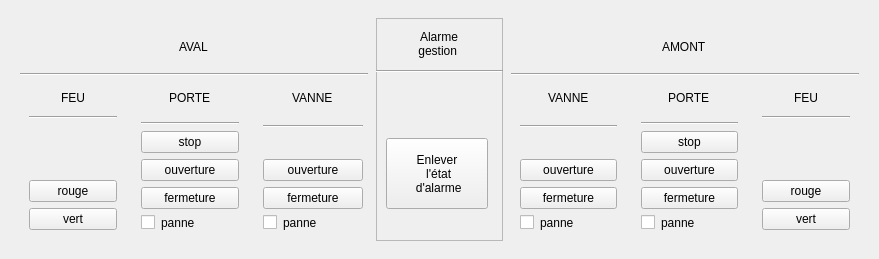
    <widget class="QWidget" name="page_manuelle">
     <widget class="QFrame" name="Frame_manuelle">
      <property name="geometry">
       <rect>
        <x>9</x>
        <y>9</y>
        <width>861</width>
        <height>241</height>
       </rect>
      </property>
      <property name="styleSheet">
       <string notr="true">border-width: 0px;</string>
      </property>
      <layout class="QHBoxLayout" name="horizontalFrame_manuelle">
       <item>
        <widget class="QFrame" name="frame_aval">
         <property name="styleSheet">
          <string notr="true">border-color: gray;
border-width: 1px;
width: 80;
float: left;</string>
         </property>
         <layout class="QVBoxLayout" name="verticalLayout_aval">
          <property name="leftMargin">
           <number>2</number>
          </property>
          <property name="topMargin">
           <number>9</number>
          </property>
          <property name="rightMargin">
           <number>2</number>
          </property>
          <property name="bottomMargin">
           <number>2</number>
          </property>
          <item alignment="Qt::AlignHCenter">
           <widget class="QLabel" name="aval_title">
            <property name="styleSheet">
             <string notr="true">max-height: 40px;
border-width: 0px;
</string>
            </property>
            <property name="text">
             <string>AVAL</string>
            </property>
           </widget>
          </item>
          <item>
           <widget class="Line" name="line_aval">
            <property name="orientation">
             <enum>Qt::Horizontal</enum>
            </property>
           </widget>
          </item>
          <item>
           <layout class="QHBoxLayout" name="horizontalLayout_aval">
            <item>
             <widget class="QFrame" name="frame_feu_aval">
              <layout class="QVBoxLayout" name="verticalLayout_feu_aval">
               <item alignment="Qt::AlignHCenter|Qt::AlignTop">
                <widget class="QLabel" name="feu_aval_title">
                 <property name="text">
                  <string>FEU</string>
                 </property>
                </widget>
               </item>
               <item>
                <widget class="Line" name="line_feu_aval">
                 <property name="orientation">
                  <enum>Qt::Horizontal</enum>
                 </property>
                </widget>
               </item>
               <item>
                <spacer name="horizontalSpacer_feu_aval">
                 <property name="orientation">
                  <enum>Qt::Horizontal</enum>
                 </property>
                 <property name="sizeHint" stdset="0">
                  <size>
                   <width>40</width>
                   <height>55</height>
                  </size>
                 </property>
                </spacer>
               </item>
               <item>
                <widget class="QPushButton" name="feu_aval_rouge">
                 <property name="text">
                  <string>rouge</string>
                 </property>
                </widget>
               </item>
               <item>
                <widget class="QPushButton" name="feu_aval_vert">
                 <property name="text">
                  <string>vert</string>
                 </property>
                </widget>
               </item>
              </layout>
             </widget>
            </item>
            <item>
             <widget class="QFrame" name="frame_porte_aval">
              <layout class="QVBoxLayout" name="verticalLayout_porte_aval">
               <item alignment="Qt::AlignHCenter|Qt::AlignTop">
                <widget class="QLabel" name="porte_aval_title">
                 <property name="text">
                  <string>PORTE</string>
                 </property>
                </widget>
               </item>
               <item>
                <widget class="Line" name="line_port_aval">
                 <property name="orientation">
                  <enum>Qt::Horizontal</enum>
                 </property>
                </widget>
               </item>
               <item>
                <widget class="QPushButton" name="porte_aval_stop">
                 <property name="text">
                  <string>stop</string>
                 </property>
                </widget>
               </item>
               <item>
                <widget class="QPushButton" name="porte_aval_ouverture">
                 <property name="text">
                  <string>ouverture</string>
                 </property>
                </widget>
               </item>
               <item>
                <widget class="QPushButton" name="porte_aval_fermeture">
                 <property name="text">
                  <string>fermeture</string>
                 </property>
                </widget>
               </item>
               <item>
                <widget class="QCheckBox" name="porte_aval_panne">
                 <property name="text">
                  <string>panne</string>
                 </property>
                </widget>
               </item>
              </layout>
             </widget>
            </item>
            <item>
             <widget class="QFrame" name="frame_vanne_aval">
              <layout class="QVBoxLayout" name="verticalLayout_vanne_aval">
               <property name="rightMargin">
                <number>5</number>
               </property>
               <item alignment="Qt::AlignHCenter|Qt::AlignTop">
                <widget class="QLabel" name="vanne_aval_title">
                 <property name="text">
                  <string>VANNE</string>
                 </property>
                </widget>
               </item>
               <item>
                <widget class="Line" name="line_vanne_aval">
                 <property name="orientation">
                  <enum>Qt::Horizontal</enum>
                 </property>
                </widget>
               </item>
               <item>
                <spacer name="horizontalSpacer_vanne_aval">
                 <property name="orientation">
                  <enum>Qt::Horizontal</enum>
                 </property>
                 <property name="sizeHint" stdset="0">
                  <size>
                   <width>40</width>
                   <height>25</height>
                  </size>
                 </property>
                </spacer>
               </item>
               <item>
                <widget class="QPushButton" name="vanne_aval_ouverture">
                 <property name="text">
                  <string>ouverture</string>
                 </property>
                </widget>
               </item>
               <item>
                <widget class="QPushButton" name="vanne_aval_fermeture">
                 <property name="text">
                  <string>fermeture</string>
                 </property>
                </widget>
               </item>
               <item>
                <widget class="QCheckBox" name="vanne_aval_panne">
                 <property name="text">
                  <string>panne</string>
                 </property>
                </widget>
               </item>
              </layout>
             </widget>
            </item>
           </layout>
          </item>
         </layout>
        </widget>
       </item>
       <item>
        <widget class="QFrame" name="frame_alarm_gestion">
         <property name="styleSheet">
          <string notr="true">max-width: 200px;
width: 125px;
min-width: 100px;
border-width: 1px;
border-color: gray;</string>
         </property>
         <property name="frameShape">
          <enum>QFrame::StyledPanel</enum>
         </property>
         <property name="frameShadow">
          <enum>QFrame::Raised</enum>
         </property>
         <widget class="QPushButton" name="remove_alarm">
          <property name="geometry">
           <rect>
            <x>10</x>
            <y>120</y>
            <width>102</width>
            <height>71</height>
           </rect>
          </property>
          <property name="styleSheet">
           <string notr="true">width: 80px;</string>
          </property>
          <property name="text">
           <string>Enlever 
 l'état 
 d'alarme</string>
          </property>
         </widget>
         <widget class="QLabel" name="alarm_gestion_title">
          <property name="geometry">
           <rect>
            <x>10</x>
            <y>0</y>
            <width>100</width>
            <height>51</height>
           </rect>
          </property>
          <property name="styleSheet">
           <string notr="true">max-width: 100;
width: 50px;
text-align: center;
border-width: 0px;</string>
          </property>
          <property name="text">
           <string>  Alarme 
 gestion</string>
          </property>
          <property name="alignment">
           <set>Qt::AlignCenter</set>
          </property>
         </widget>
         <widget class="Line" name="line_alarme_gestion">
          <property name="geometry">
           <rect>
            <x>0</x>
            <y>52</y>
            <width>127</width>
            <height>3</height>
           </rect>
          </property>
          <property name="orientation">
           <enum>Qt::Horizontal</enum>
          </property>
         </widget>
        </widget>
       </item>
       <item>
        <widget class="QFrame" name="frame_amont">
         <property name="styleSheet">
          <string notr="true">border-width: 1px;
border-color: gray;
width: 80px;
float: right;</string>
         </property>
         <layout class="QVBoxLayout" name="verticalLayout_amont">
          <property name="leftMargin">
           <number>2</number>
          </property>
          <property name="topMargin">
           <number>9</number>
          </property>
          <property name="rightMargin">
           <number>2</number>
          </property>
          <property name="bottomMargin">
           <number>2</number>
          </property>
          <item alignment="Qt::AlignHCenter">
           <widget class="QLabel" name="amont_title">
            <property name="styleSheet">
             <string notr="true">max-height: 40px;
border-width: 0px;</string>
            </property>
            <property name="text">
             <string>AMONT</string>
            </property>
           </widget>
          </item>
          <item>
           <widget class="Line" name="line_amont">
            <property name="styleSheet">
             <string notr="true">min-width: 300;</string>
            </property>
            <property name="orientation">
             <enum>Qt::Horizontal</enum>
            </property>
           </widget>
          </item>
          <item>
           <layout class="QHBoxLayout" name="horizontalLayout_amont">
            <item>
             <widget class="QFrame" name="frame_vanne_amont">
              <layout class="QVBoxLayout" name="verticalLayout_vanne_amont">
               <item alignment="Qt::AlignHCenter|Qt::AlignTop">
                <widget class="QLabel" name="vanne_amont_title">
                 <property name="text">
                  <string>VANNE</string>
                 </property>
                </widget>
               </item>
               <item>
                <widget class="Line" name="line_vanne_amont">
                 <property name="orientation">
                  <enum>Qt::Horizontal</enum>
                 </property>
                </widget>
               </item>
               <item>
                <spacer name="horizontalSpacer_vanne_amont">
                 <property name="orientation">
                  <enum>Qt::Horizontal</enum>
                 </property>
                 <property name="sizeHint" stdset="0">
                  <size>
                   <width>40</width>
                   <height>25</height>
                  </size>
                 </property>
                </spacer>
               </item>
               <item>
                <widget class="QPushButton" name="vanne_amont_ouverture">
                 <property name="text">
                  <string>ouverture</string>
                 </property>
                </widget>
               </item>
               <item>
                <widget class="QPushButton" name="vanne_amont_fermeture">
                 <property name="text">
                  <string>fermeture</string>
                 </property>
                </widget>
               </item>
               <item>
                <widget class="QCheckBox" name="vanne_amont_panne">
                 <property name="text">
                  <string>panne</string>
                 </property>
                </widget>
               </item>
              </layout>
             </widget>
            </item>
            <item>
             <widget class="QFrame" name="frame_porte_amont">
              <layout class="QVBoxLayout" name="verticalLayout_porte_amont">
               <item alignment="Qt::AlignHCenter|Qt::AlignTop">
                <widget class="QLabel" name="porte_amont_title">
                 <property name="text">
                  <string>PORTE</string>
                 </property>
                </widget>
               </item>
               <item>
                <widget class="Line" name="line_porte_amont">
                 <property name="orientation">
                  <enum>Qt::Horizontal</enum>
                 </property>
                </widget>
               </item>
               <item>
                <widget class="QPushButton" name="porte_amont_stop">
                 <property name="text">
                  <string>stop</string>
                 </property>
                </widget>
               </item>
               <item>
                <widget class="QPushButton" name="porte_amont_ouverture">
                 <property name="text">
                  <string>ouverture</string>
                 </property>
                </widget>
               </item>
               <item>
                <widget class="QPushButton" name="porte_amont_fermeture">
                 <property name="text">
                  <string>fermeture</string>
                 </property>
                </widget>
               </item>
               <item>
                <widget class="QCheckBox" name="porte_amont_panne">
                 <property name="text">
                  <string>panne</string>
                 </property>
                </widget>
               </item>
              </layout>
             </widget>
            </item>
            <item>
             <widget class="QFrame" name="frame_feu_amont">
              <layout class="QVBoxLayout" name="verticalLayout_feu_amont">
               <item alignment="Qt::AlignHCenter|Qt::AlignTop">
                <widget class="QLabel" name="feu_amont_title">
                 <property name="text">
                  <string>FEU</string>
                 </property>
                </widget>
               </item>
               <item>
                <widget class="Line" name="line_feu_amont">
                 <property name="orientation">
                  <enum>Qt::Horizontal</enum>
                 </property>
                </widget>
               </item>
               <item>
                <spacer name="horizontalSpacer_feu_amont">
                 <property name="orientation">
                  <enum>Qt::Horizontal</enum>
                 </property>
                 <property name="sizeHint" stdset="0">
                  <size>
                   <width>40</width>
                   <height>55</height>
                  </size>
                 </property>
                </spacer>
               </item>
               <item>
                <widget class="QPushButton" name="feu_amont_rouge">
                 <property name="text">
                  <string>rouge</string>
                 </property>
                </widget>
               </item>
               <item>
                <widget class="QPushButton" name="feu_amont_vert">
                 <property name="text">
                  <string>vert</string>
                 </property>
                </widget>
               </item>
              </layout>
             </widget>
            </item>
           </layout>
          </item>
         </layout>
        </widget>
       </item>
      </layout>
     </widget>
    </widget>
